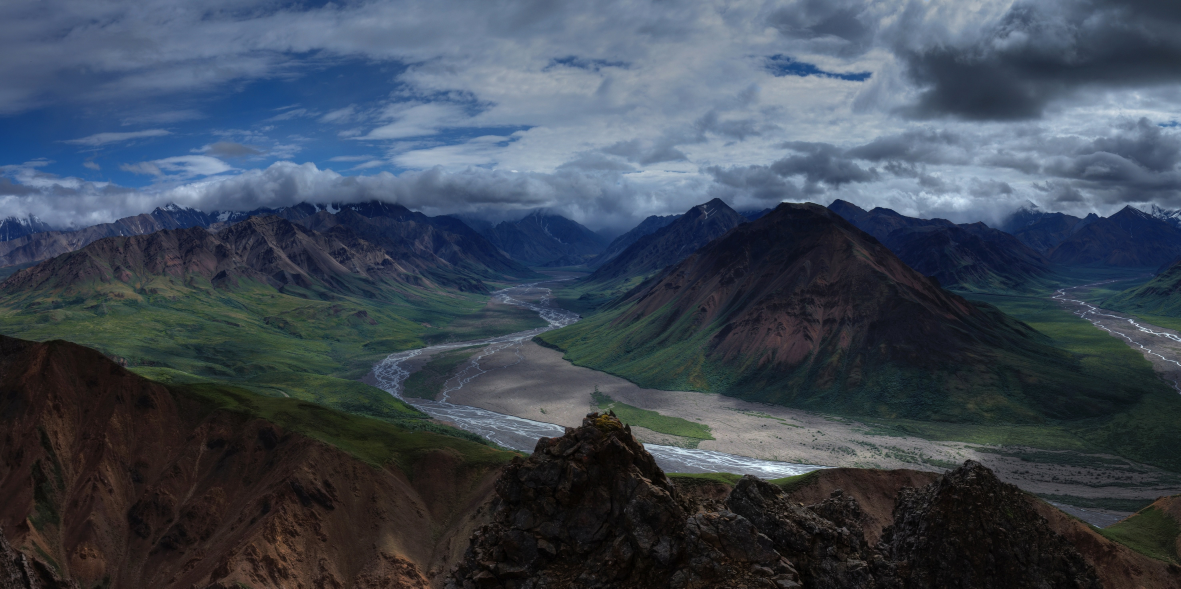
#> input picture L1.jpg, 5902 x 2942 px, found by its file name (shown at 1/5 size)
$ python pan2.py
#> lines starting #> are read from the running program, lines starting #| are printed output that depends on the picture
import cv2
import numpy as np
print (cv2.__version__)

#Right
imageRight = cv2.imread('stitch/L1.jpg')
#> imageRight is the input picture: shape (2942, 5902, 3); mean B, G, R 85.5, 72.6, 62.7
imageRight = cv2.resize(imageRight,(700,500),None,0.1,0.1)
#> imageRight: shape (500, 700, 3)
imageRightgray = cv2.cvtColor(imageRight,cv2.COLOR_RGB2GRAY)
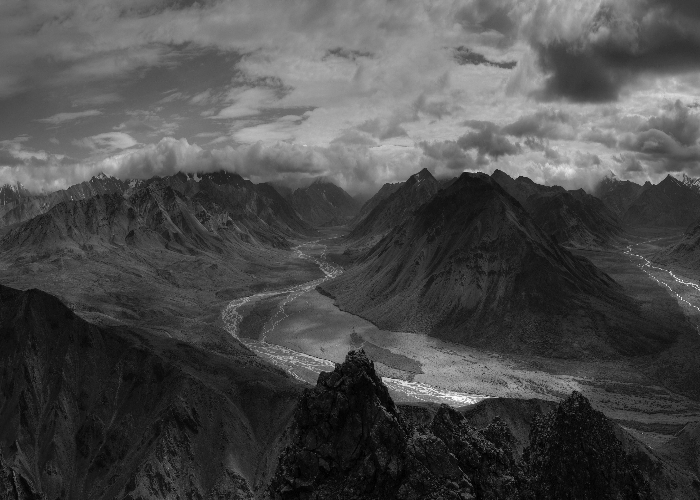
#> imageRightgray: shape (500, 700); min 0, max 253, mean 75.3

#Left
imageLeft = cv2.imread('stitch/L2.jpg')
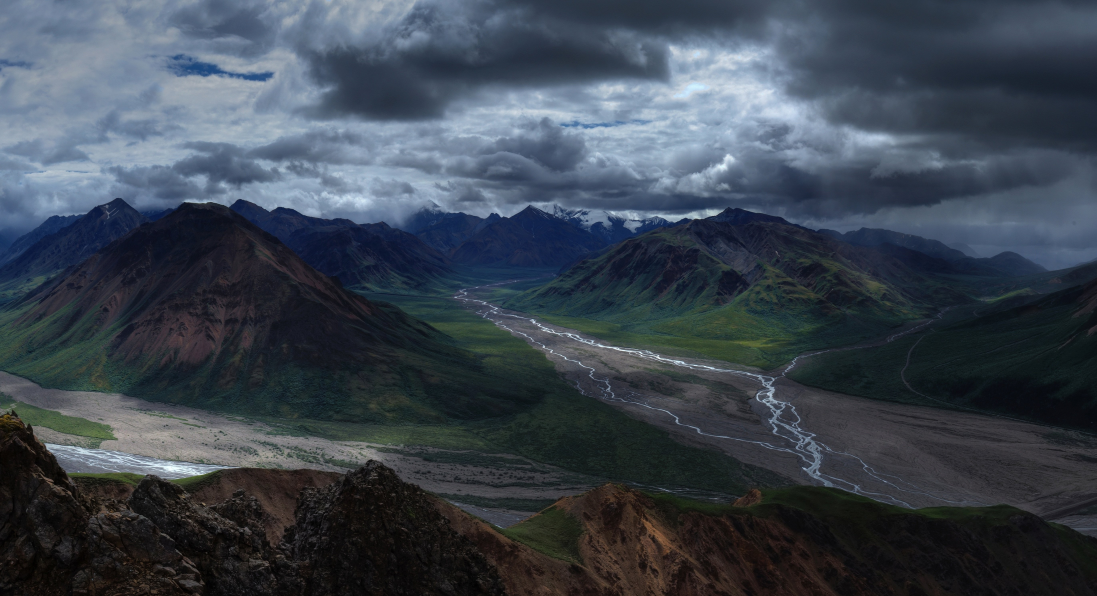
#> input picture L2.jpg, 5483 x 2980 px, found by its file name (shown at 1/5 size)
#> imageLeft is the input picture: shape (2980, 5483, 3); mean B, G, R 79.1, 68.5, 59.7
imageLeft = cv2.resize(imageLeft,(700,500),None,0.1,0.1)
#> imageLeft: shape (500, 700, 3)
imageLeftGray = cv2.cvtColor(imageLeft,cv2.COLOR_RGB2GRAY)
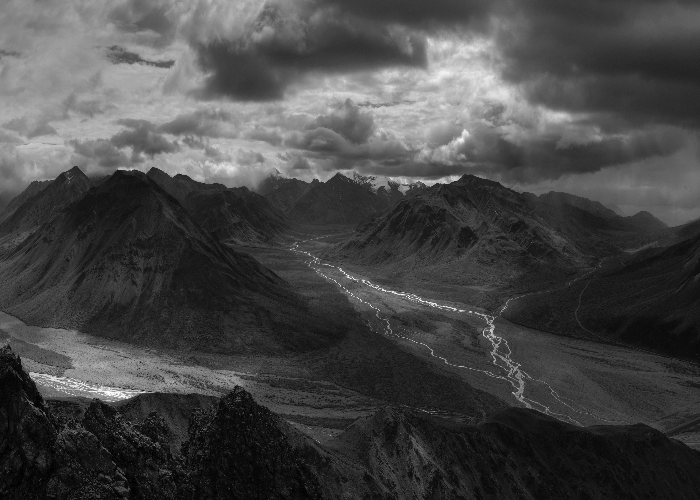
#> imageLeftGray: shape (500, 700); min 0, max 254, mean 70.6

#using Shift from cv2

sift = cv2.xfeatures2d.SIFT_create()
# find Keypoints

kpr, desr = sift.detectAndCompute(imageRight,None)
#> kpr = 824 keypoints; strongest (x, y, size): (440, 378, 53), (460, 400, 11.9), (469, 400, 8), (383, 379, 2.8)
kpl, desl = sift.detectAndCompute(imageLeft,None)
#> kpl = 710 keypoints; strongest (x, y, size): (455, 178, 4.9), (443, 181, 5.1), (453, 94, 83.2), (429, 183, 5.7)


# We can use both Flan and Matcher method

cv2.imshow('Image key points Right', cv2.drawKeypoints(imageRight,kpr,None))
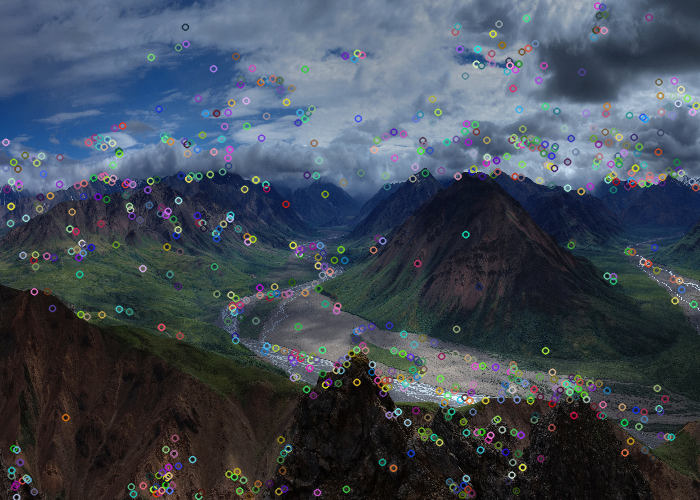
#> window 'Image key points Right': shape (500, 700, 3); mean B, G, R 86.4, 74.3, 64.8
cv2.imshow('Image key points Left', cv2.drawKeypoints(imageLeft,kpl,None))
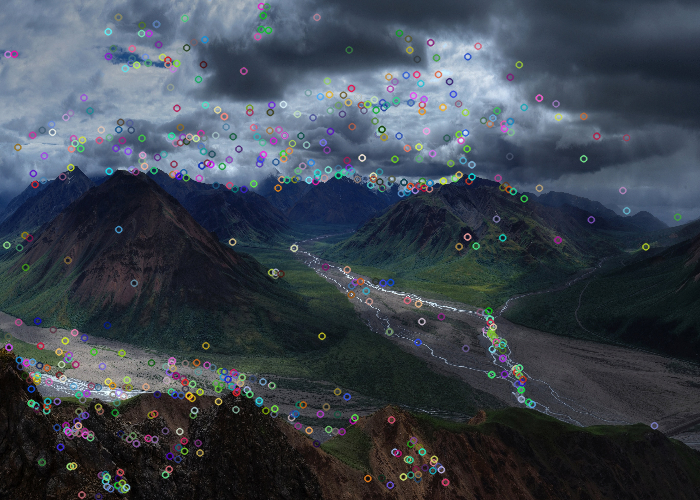
#> window 'Image key points Left': shape (500, 700, 3); mean B, G, R 79.7, 69.4, 60.9

# [6 lines of commented-out code are left out]


match = cv2.BFMatcher()
matches = match.knnMatch(desr,desl,k=2)
#> matches = 824 matches
print(matches)
#> (printed output is left out)

good=[]
not_good = []
for m,n in matches:
    if(m.distance < 0.75 * n.distance):
        good.append([m])
    else:
        not_good.append(m)
#> after the loop, good = 243 matches; not_good = 581 matches


draw_param = dict(matchColor = (0,255,0),flags=2)
img3 =cv2.drawMatchesKnn(imageRight,kpr,imageLeft,kpl,good,None,**draw_param)
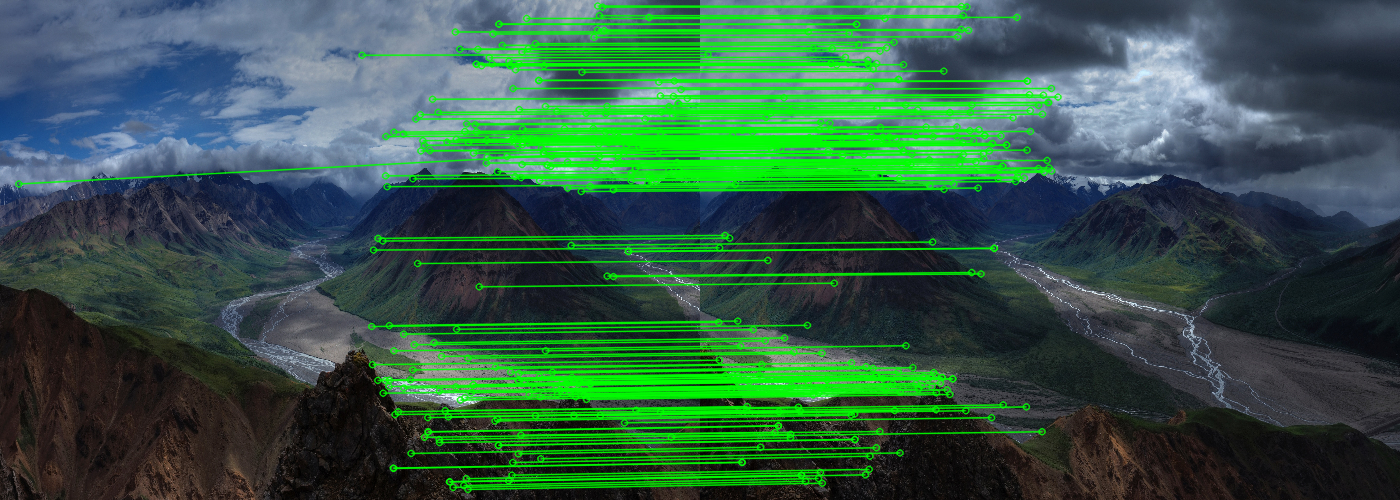
#> img3: shape (500, 1400, 3); mean B, G, R 68.9, 90.3, 50.8
#img4 =cv2.drawMatches(imageLeft,kpl,imageRight,kpr,matches,None,**draw_param)
cv2.imshow("Wow", img3)


def trim(frame):
    #crop top
    if not np.sum(frame[0]):
        return trim(frame[1:])
    #crop bottom
    elif not np.sum(frame[-1]):
        return trim(frame[:-2])
    #crop left
    elif not np.sum(frame[:,0]):
        return trim(frame[:,1:])
    #crop right
    elif not np.sum(frame[:,-1]):
        return trim(frame[:,:-2])
    return frame


def warpTwoImages(img1, img2, H):
    '''warp img2 to img1 with homograph H'''
    h1,w1 = img1.shape[:2]
    h2,w2 = img2.shape[:2]
    pts1 = np.float32([[0,0],[0,h1],[w1,h1],[w1,0]]).reshape(-1,1,2)
    pts2 = np.float32([[0,0],[0,h2],[w2,h2],[w2,0]]).reshape(-1,1,2)
    pts2_ = cv2.perspectiveTransform(pts2, H)
    pts = np.concatenate((pts1, pts2_), axis=0)
    [xmin, ymin] = np.int32(pts.min(axis=0).ravel() - 0.5)
    [xmax, ymax] = np.int32(pts.max(axis=0).ravel() + 0.5)
    t = [-xmin,-ymin]
    Ht = np.array([[1,0,t[0]],[0,1,t[1]],[0,0,1]]) # translate

    result = cv2.warpPerspective(img2, Ht.dot(H), (xmax-xmin, ymax-ymin))
    result[t[1]:h1+t[1],t[0]:w1+t[0]] = img1
    return result


# Homography graph Best matching points
MIN_MATCH_COUNT = 10

if len(good) > MIN_MATCH_COUNT:
    print("**** Strated the Panaroma Stitching*******")
    src_pts = np.float32([kpr[m[-1].queryIdx].pt for m in good]).reshape(-1,1,2)
#> src_pts = 243 rows, first 8: [18.35, 183.5], [361.6, 54.78], [371.3, 326], [372, 364.2], [373.1, 249.6], [377.4, 379.9], [377.6, 237.9], [382.2, 240.5]
    des_pts = np.float32([kpl[m[-1].trainIdx].pt for m in good]).reshape(-1,1,2)
#> des_pts = 243 rows, first 8: [74.61, 143], [7.5, 54.01], [18.19, 321.8], [18.88, 359.7], [19.06, 247.3], [24.71, 375.2], [24.57, 234.9], [29.15, 237.7]
    M,mask  = cv2.findHomography(src_pts,des_pts,cv2.RANSAC,5.0)
#> M = [[1.08, -0.000718, -381.3], [-0.000406, 0.987, 0.245], [-1.49e-06, 5.96e-07, 1]]; mask = 243 values, max 1 at index 1, min 0 at index 0, mean 0.988
    result = warpTwoImages(imageLeft,imageRight, M)
#> in warpTwoImages, `pts2_ = cv2.perspectiveTransform(pts2, H)`: pts2_ = [[-381.3, 0.245], [-381.6, 493.4], [371.5, 493.7], [372, -0.0395]]
#> in warpTwoImages, `pts = np.concatenate((pts1, pts2_), axis=0)`: pts = [[0, 0], [0, 500], [700, 500], [700, 0], [-381.3, 0.245], [-381.6, 493.4], [371.5, 493.7], [372, -0.0395]]
#> in warpTwoImages, `[xmin, ymin] = np.int32(pts.min(axis=0).ravel() - 0.5)`: xmin = -382; ymin = 0
#> in warpTwoImages, `[xmax, ymax] = np.int32(pts.max(axis=0).ravel() + 0.5)`: xmax = 700; ymax = 500
#> in warpTwoImages, `t = [-xmin,-ymin]`: t = [382, 0]
#> in warpTwoImages, `Ht = np.array([[1,0,t[0]],[0,1,t[1]],[0,0,1]])`: Ht = [[1, 0, 382], [0, 1, 0], [0, 0, 1]]
#> in warpTwoImages, `result[t[1]:h1+t[1],t[0]:w1+t[0]] = img1`:
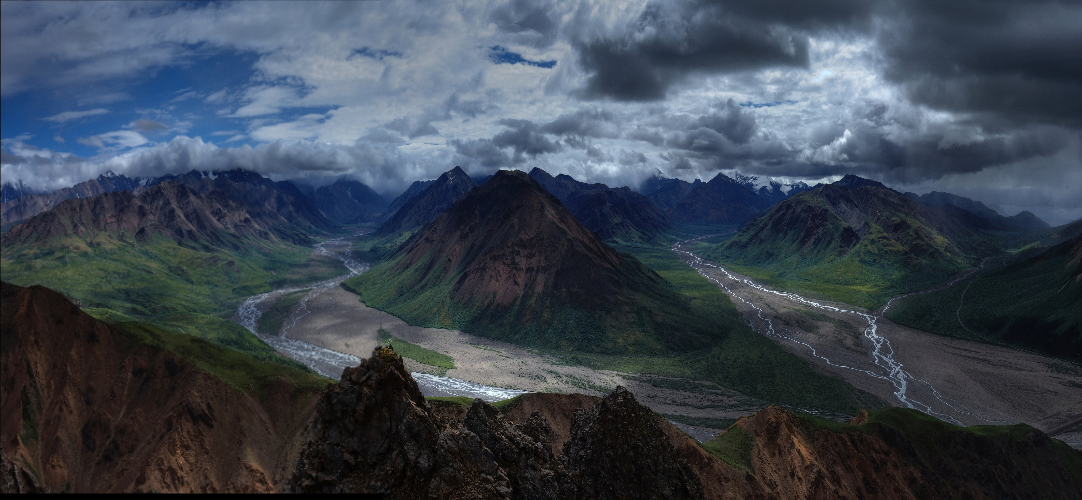
#> result: shape (500, 1082, 3); mean B, G, R 80.6, 68.8, 59.5
    cv2.imshow("Image stitched", result)

else:
    print("Not Enough Matches : Less that Threshold")


cv2.waitKey(0)
cv2.destroyAllWindows()
